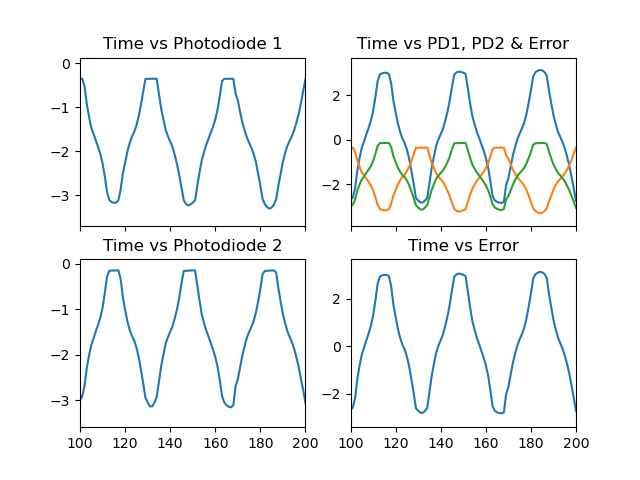

This chart was generated by the following Python code:
import numpy as np
import scipy as sp
import matplotlib.pyplot as plt

t, pd1, pd2, err, temp, laser = np.genfromtxt('LaChris-data-Feb13-25NP.txt', unpack=True)

#x = t.reshape(100, 200)

figure, axis = plt.subplots(2, 2, sharex=True, figsize=(10,10))
plt.xlim(100, 200)

axis[0,0].plot(t, pd1)
axis[0,0].set_title("Time vs Photodiode 1")

axis[1,0].plot(t, pd2)
axis[1,0].set_title("Time vs Photodiode 2")

axis[1,1].plot(t, err)
axis[1,1].set_title("Time vs Error")

axis[0,1].plot(t, err)
axis[0,1].plot(t, pd1)
axis[0,1].plot(t, pd2)
axis[0,1].set_title("Time vs PD1, PD2 & Error")

plt.show()
